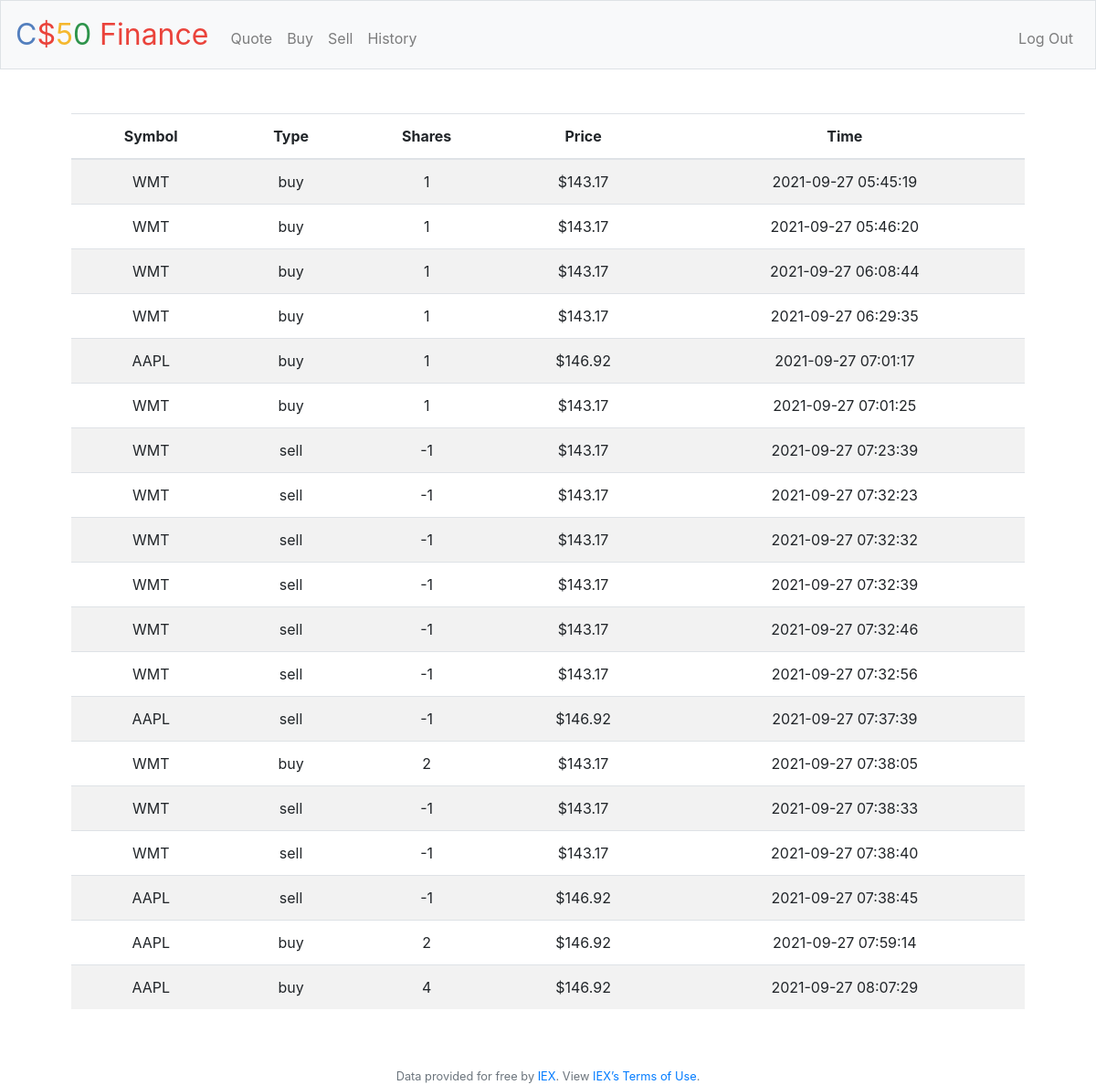
Screenshot of /history (signed in) with the database file from the repository.
### tables this page shows
CREATE TABLE transactions ( id INTEGER PRIMARY KEY AUTOINCREMENT, user_id INTEGER NOT NULL, name TEXT NOT NULL, shares INTEGER NOT NULL, price NUMERIC NOT NULL, type TEXT NOT NULL, symbol TEXT NOT NULL, time TIMESTAMP DEFAULT CURRENT_TIMESTAMP,  FOREIGN KEY(user_id) REFERENCES users(id));

### application.py (the view)
@app.route("/history")
@login_required
def history():
    user = session["user_id"]
    history = db.execute("SELECT type, symbol, price, shares, time FROM transactions WHERE user_id = ?", user)
    return render_template("history.html", history=history)

### application.py (called while the page is built)
@app.after_request
def after_request(response):
    response.headers["Cache-Control"] = "no-cache, no-store, must-revalidate"
    response.headers["Expires"] = 0
    response.headers["Pragma"] = "no-cache"
    return response

### helpers.py (called while the page is built)
def login_required(f):
    @wraps(f)
    def decorated_function(*args, **kwargs):
        if session.get("user_id") is None:
            return redirect("/login")
        return f(*args, **kwargs)
    return decorated_function

### templates/history.html (shortened to what this page needs)
{% extends "layout.html" %}
{% block main %}
    <table class="table table-striped">
        <thead>
            <tr>
                <th>Symbol</th>
                <th>Type</th>
                <th>Shares</th>
                <th>Price</th>
                <th>Time</th>
            </tr>
        </thead>
        <tbody>
            {% for histor in history %}
            <tr>
                <td> {{ histor["symbol"] }} </td>
                <td> {{ histor["type"] }} </td>
                <td> {{ histor["shares"] }} </td>
                <td> ${{ histor["price"] }} </td>
                <td> {{ histor["time"] }} </td>
            </tr>
            {% endfor %}
        </tbody>
    </table>
{% endblock %}

### templates/layout.html (shortened to what this page needs)
<!DOCTYPE html>
<html lang="en">
    <head>
        <link rel="stylesheet" href="https://cdn.jsdelivr.net/npm/bootstrap@4.5.3/dist/css/bootstrap.min.css">
        <link href="/static/styles.css" rel="stylesheet">
    </head>
    <body>
        <nav class="navbar navbar-expand-md navbar-light bg-light border">
            <a class="navbar-brand" href="/"><span class="blue">C</span><span class="red">$</span><span class="yellow">5</span><span class="green">0</span> <span class="red">Finance</span></a>
            <div class="collapse navbar-collapse" id="navbar">
                {% if session.user_id %}
                    <ul class="navbar-nav mr-auto mt-2">
                        <li class="nav-item"><a class="nav-link" href="/quote">Quote</a></li>
                        <li class="nav-item"><a class="nav-link" href="/buy">Buy</a></li>
                        <li class="nav-item"><a class="nav-link" href="/sell">Sell</a></li>
                        <li class="nav-item"><a class="nav-link" href="/history">History</a></li>
                    </ul>
                    <ul class="navbar-nav ml-auto mt-2">
                        <li class="nav-item"><a class="nav-link" href="/logout">Log Out</a></li>
                    </ul>
                {% else %}
                    <ul class="navbar-nav ml-auto mt-2">
                        <li class="nav-item"><a class="nav-link" href="/register">Register</a></li>
                        <li class="nav-item"><a class="nav-link" href="/login">Log In</a></li>
                    </ul>
                {% endif %}
            </div>
        </nav>
        <main class="container p-5">
            {% block main %}{% endblock %}
        </main>
        <footer class="small text-center text-muted">
            Data provided for free by <a href="https://iextrading.com/developer">IEX</a>. View <a href="https://iextrading.com/api-exhibit-a/">IEX’s Terms of Use</a>.
        </footer>
    </body>
</html>

### static/styles.css (style rules this page uses)
nav .navbar-brand { font-size: xx-large; }
nav .navbar-brand .blue { color: #537fbe; }
nav .navbar-brand .red { color: #ea433b; }
nav .navbar-brand .yellow { color: #f5b82e; }
nav .navbar-brand .green { color: #2e944b; }
main { overflow-x: auto; text-align: center; }

### rows the page displays
transactions: symbol "WMT", type "buy", shares "1", price "143.17", time "2021-09-27 05:45:19"
transactions: symbol "WMT", type "buy", shares "1", price "143.17", time "2021-09-27 05:46:20"
transactions: symbol "WMT", type "buy", shares "1", price "143.17", time "2021-09-27 06:08:44"
transactions: symbol "WMT", type "buy", shares "1", price "143.17", time "2021-09-27 06:29:35"
transactions: symbol "AAPL", type "buy", shares "1", price "146.92", time "2021-09-27 07:01:17"
transactions: symbol "WMT", type "buy", shares "1", price "143.17", time "2021-09-27 07:01:25"
transactions: symbol "WMT", type "sell", shares "-1", price "143.17", time "2021-09-27 07:23:39"
transactions: symbol "WMT", type "sell", shares "-1", price "143.17", time "2021-09-27 07:32:23"
transactions: symbol "WMT", type "sell", shares "-1", price "143.17", time "2021-09-27 07:32:32"
transactions: symbol "WMT", type "sell", shares "-1", price "143.17", time "2021-09-27 07:32:39"
transactions: symbol "WMT", type "sell", shares "-1", price "143.17", time "2021-09-27 07:32:46"
transactions: symbol "WMT", type "sell", shares "-1", price "143.17", time "2021-09-27 07:32:56"
transactions: symbol "AAPL", type "sell", shares "-1", price "146.92", time "2021-09-27 07:37:39"
transactions: symbol "WMT", type "buy", shares "2", price "143.17", time "2021-09-27 07:38:05"
transactions: symbol "WMT", type "sell", shares "-1", price "143.17", time "2021-09-27 07:38:33"
transactions: symbol "WMT", type "sell", shares "-1", price "143.17", time "2021-09-27 07:38:40"
transactions: symbol "AAPL", type "sell", shares "-1", price "146.92", time "2021-09-27 07:38:45"
transactions: symbol "AAPL", type "buy", shares "2", price "146.92", time "2021-09-27 07:59:14"
transactions: symbol "AAPL", type "buy", shares "4", price "146.92", time "2021-09-27 08:07:29"
